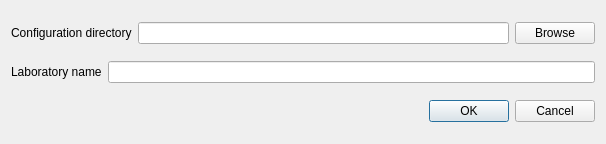
<?xml version="1.0" encoding="UTF-8"?>
<ui version="4.0">
 <class>DialogImportLab</class>
 <widget class="QDialog" name="DialogImportLab">
  <property name="windowModality">
   <enum>Qt::ApplicationModal</enum>
  </property>
  <property name="geometry">
   <rect>
    <x>0</x>
    <y>0</y>
    <width>606</width>
    <height>144</height>
   </rect>
  </property>
  <property name="windowTitle">
   <string>Choose the path to the laboratory directory</string>
  </property>
  <layout class="QVBoxLayout" name="verticalLayout">
   <item>
    <layout class="QHBoxLayout" name="horizontalLayout" stretch="0,1,0">
     <item>
      <widget class="QLabel" name="label">
       <property name="text">
        <string>Configuration directory</string>
       </property>
      </widget>
     </item>
     <item>
      <widget class="QLineEdit" name="lineEditLabDir">
       <property name="readOnly">
        <bool>true</bool>
       </property>
      </widget>
     </item>
     <item>
      <widget class="QPushButton" name="pushButtonBrowse">
       <property name="text">
        <string>Browse</string>
       </property>
      </widget>
     </item>
    </layout>
   </item>
   <item>
    <layout class="QHBoxLayout" name="horizontalLayout_3" stretch="0,1">
     <item>
      <widget class="QLabel" name="label_2">
       <property name="text">
        <string>Laboratory name</string>
       </property>
      </widget>
     </item>
     <item>
      <widget class="QLineEdit" name="lineEditLabName">
       <property name="readOnly">
        <bool>false</bool>
       </property>
      </widget>
     </item>
    </layout>
   </item>
   <item>
    <layout class="QHBoxLayout" name="horizontalLayout_2">
     <item>
      <spacer name="horizontalSpacer">
       <property name="orientation">
        <enum>Qt::Horizontal</enum>
       </property>
       <property name="sizeHint" stdset="0">
        <size>
         <width>40</width>
         <height>20</height>
        </size>
       </property>
      </spacer>
     </item>
     <item>
      <widget class="QDialogButtonBox" name="buttonBox">
       <property name="orientation">
        <enum>Qt::Horizontal</enum>
       </property>
       <property name="standardButtons">
        <set>QDialogButtonBox::Cancel|QDialogButtonBox::Ok</set>
       </property>
      </widget>
     </item>
    </layout>
   </item>
  </layout>
 </widget>
 <resources/>
 <connections>
  <connection>
   <sender>buttonBox</sender>
   <signal>accepted()</signal>
   <receiver>DialogImportLab</receiver>
   <slot>accept()</slot>
   <hints>
    <hint type="sourcelabel">
     <x>248</x>
     <y>254</y>
    </hint>
    <hint type="destinationlabel">
     <x>157</x>
     <y>274</y>
    </hint>
   </hints>
  </connection>
  <connection>
   <sender>buttonBox</sender>
   <signal>rejected()</signal>
   <receiver>DialogImportLab</receiver>
   <slot>reject()</slot>
   <hints>
    <hint type="sourcelabel">
     <x>316</x>
     <y>260</y>
    </hint>
    <hint type="destinationlabel">
     <x>286</x>
     <y>274</y>
    </hint>
   </hints>
  </connection>
 </connections>
</ui>
